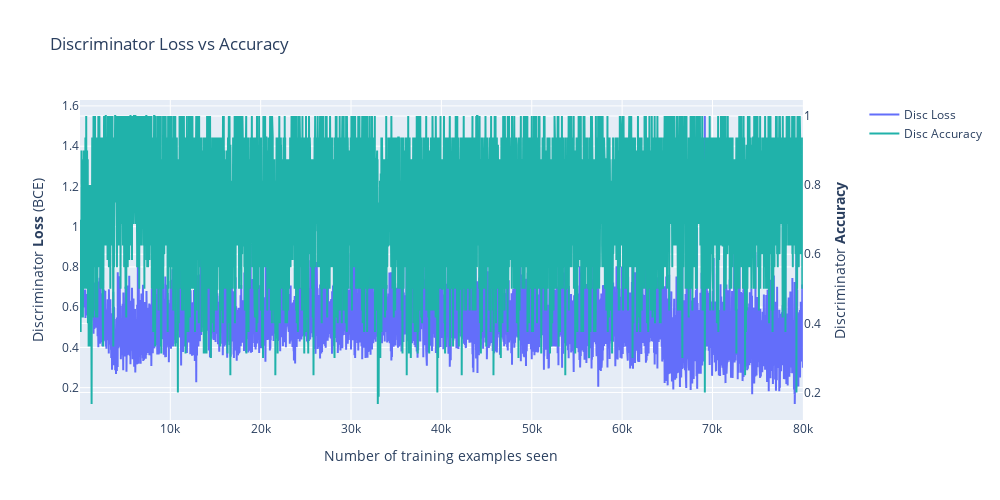

Source (notebook cell):
### Code cell
import plotly.graph_objects as go
import plotly.subplots as sp
fig = sp.make_subplots(specs=[[{"secondary_y": True}]])
fig.add_trace(go.Scatter(x=disc_train_counter, y=disc_losses, mode='lines', name='Disc Loss'), secondary_y=False)
fig.add_trace(go.Scatter(x=disc_train_counter, y=disc_accuracies, mode='lines', name='Disc Accuracy', line_color='lightseagreen'), secondary_y=True)
fig.update_layout(
    width=1000,
    height=500,
    title="Discriminator Loss vs Accuracy")
fig.update_xaxes(title_text="Number of training examples seen")
fig.update_yaxes(title_text="Discriminator <b>Loss</b> (BCE)", secondary_y=False)
fig.update_yaxes(title_text="Discriminator <b>Accuracy</b>", secondary_y=True)
fig.show()
fig.write_image(output_path+"/Discriminator_loss_accuracy.pdf")

import seaborn as sns
import matplotlib.pyplot as plt
import pandas as pd

data = {
    'Number of training examples seen': disc_train_counter,
    'Disc Loss': disc_losses,
    'Disc Accuracy': disc_accuracies
}

df = pd.DataFrame(data)
fig, ax1 = plt.subplots(figsize=(10, 5))
sns.lineplot(data=df, x='Number of training examples seen', y='Disc Loss', ax=ax1, label='Disc Loss')
ax1.set_xlabel('Number of training examples seen')
ax1.set_ylabel('Discriminator Loss (BCE)', color='tab:blue')
ax2 = ax1.twinx()
sns.lineplot(data=df, x='Number of training examples seen', y='Disc Accuracy', ax=ax2, color='lightseagreen', label='Disc Accuracy')
ax2.set_ylabel('Discriminator Accuracy', color='lightseagreen')
fig.suptitle("Discriminator Loss vs Accuracy")


plt.savefig(output_path+"/Discriminator_loss_accuracy.eps", format='eps', bbox_inches='tight')
plt.savefig(output_path+"/Discriminator_loss_accuracy.png", format='png', bbox_inches='tight',dpi=300)
plt.show()

### Figure 1 — Plotly figure (JSON) as saved in the notebook; plotly's stock layout.template omitted (floating-point values rounded to 4 significant figures; data arrays with more than 128 entries replaced by an {"elided": "..."} marker saying what was removed)
{"data": [{"mode": "lines", "name": "Disc Loss", "type": "scatter", "x": {"elided": "10000 int values"}, "xaxis": "x", "y": {"elided": "10000 float values"}, "yaxis": "y"}, {"line": {"color": "lightseagreen"}, "mode": "lines", "name": "Disc Accuracy", "type": "scatter", "x": {"elided": "10000 int values"}, "xaxis": "x", "y": {"elided": "10000 float values"}, "yaxis": "y2"}], "layout": {"height": 500, "title": {"text": "Discriminator Loss vs Accuracy"}, "width": 1000, "xaxis": {"anchor": "y", "domain": [0, 0.94], "title": {"text": "Number of training examples seen"}}, "yaxis": {"anchor": "x", "domain": [0, 1], "title": {"text": "Discriminator <b>Loss</b> (BCE)"}}, "yaxis2": {"anchor": "x", "overlaying": "y", "side": "right", "title": {"text": "Discriminator <b>Accuracy</b>"}}}}
